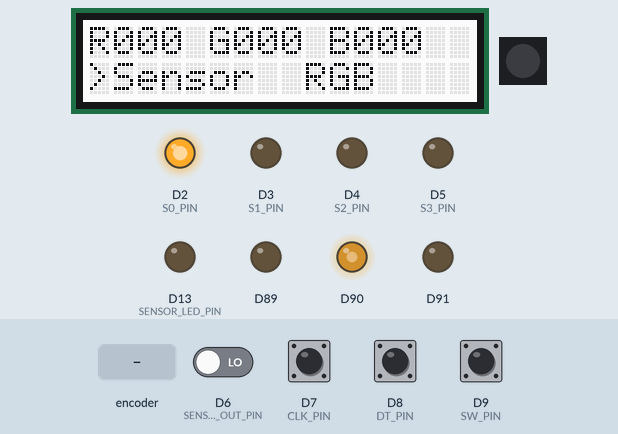
Simulated run of this sketch. Board: Arduino MKR. Shown: 16×2 character LCD, 1 RGB LEDs in strip order, left to right, output pins drawn as LEDs (lit = HIGH). The test bench sets the inputs (shaded band); at power-on: D7 (CLK_PIN), D8 (DT_PIN), D9 (SW_PIN) HIGH, D6 (SENSOR_OUT_PIN) LOW. Dim RGB values are drawn brighter than linear; WiFi joins after 1.5 s; servers stay silent unless stated; no MQTT or app messages arrive unless stated; not simulated (calls return 0 or success): arduino_secrets.h; what the sketch prints to the serial monitor is not drawn.

Above: at 5.8 s.
5.9 s: D9 (SW_PIN) pulled LOW for 0.15 s
At 6.33 s:
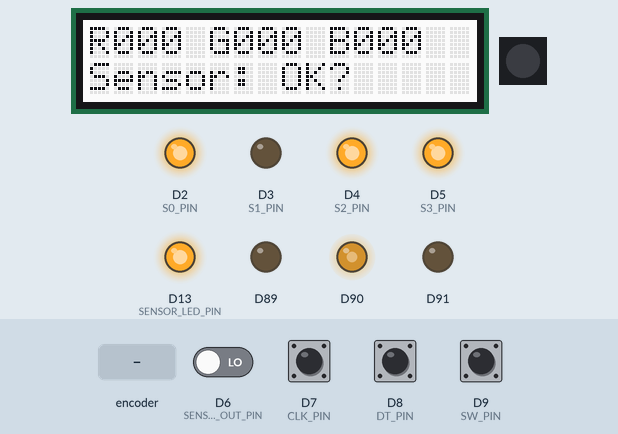
6.6 s: D9 (SW_PIN) pulled LOW for 1 s
At 7.7 s:
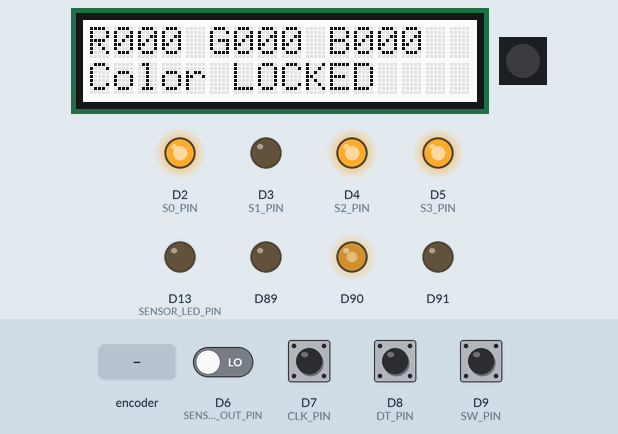
9.1 s: D9 (SW_PIN) pulled LOW for 0.15 s
At 10.0 s:
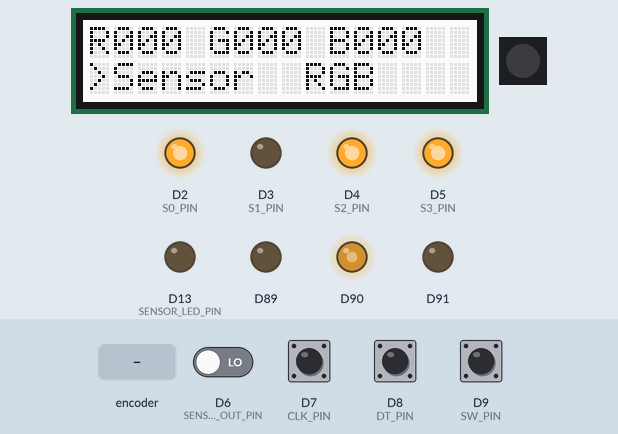
10.7 s: rotary encoder on D7 (CLK_PIN) / D8 (DT_PIN) turned 1 step (first pin leading)
At 11.2 s:
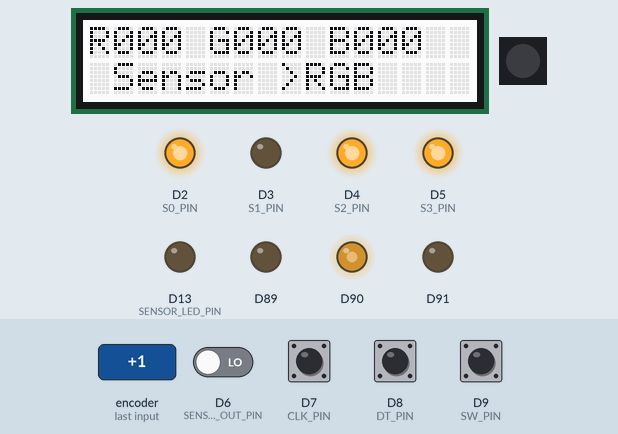
12.4 s: D9 (SW_PIN) pulled LOW for 3.2 s
At 13.8 s:
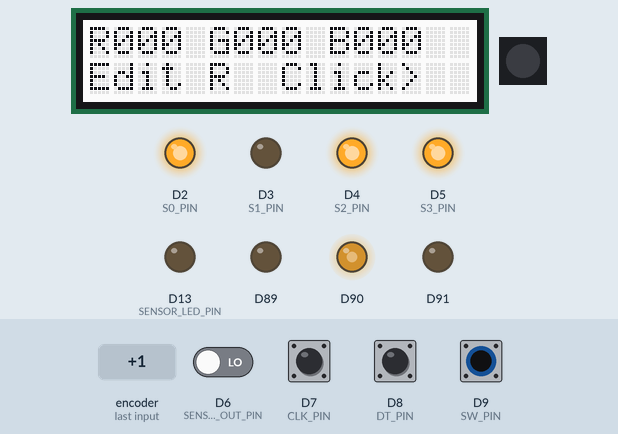
17.1 s: rotary encoder on D7 (CLK_PIN) / D8 (DT_PIN) turned 3 steps (first pin leading)
At 18.8 s:
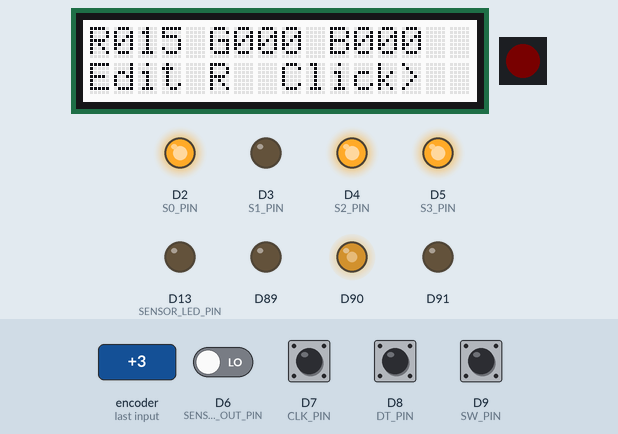
Timing chart, 0 to 20.2 s (numbered marks = the images above; inputs shaded):
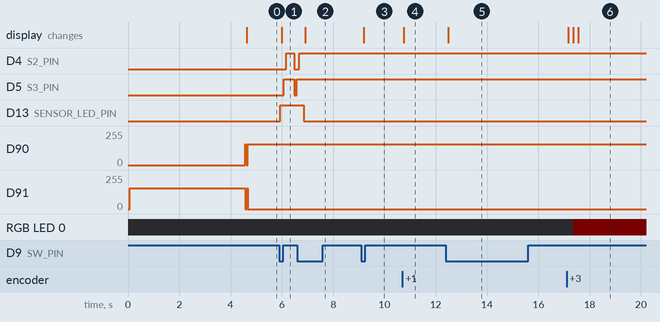

The sketch:

vespera_controller_v1.0.ino
```cpp
#include <Wire.h>
#include <DFRobot_RGBLCD1602.h>
#include <Adafruit_NeoPixel.h>
#include <SPI.h>
#include <WiFiNINA.h>
#include <PubSubClient.h>
#include "arduino_secrets.h"
#include <utility/wifi_drv.h>

// Hardware Setup and Global Variables

// TCS3200 Color Sensor
const int S0_PIN = 2;
const int S1_PIN = 3;
const int S2_PIN = 4;
const int S3_PIN = 5;
const int SENSOR_OUT_PIN = 6;

// Rotary Encoder
const int CLK_PIN = 7;
const int DT_PIN = 8;
const int SW_PIN = 9;

// WS2812 RGB LED
const int LED_PIN = 10;
const int LED_COUNT = 1;

// Sensor Fill Light
const int SENSOR_LED_PIN = 13;

// LCD Display
DFRobot_RGBLCD1602 lcd(0x60, 16, 2);

// WS2812 LED Object
Adafruit_NeoPixel pixel(
  LED_COUNT,
  LED_PIN,
  NEO_GRB + NEO_KHZ800
);

// Application States
enum AppState {
  MENU,
  SENSOR_PREVIEW,
  RGB_EDIT,
  COLOR_LOCKED
};

AppState state = MENU;

// Menu selection: 0 = Sensor Detection, 1 = Manual RGB
int menuSelection = 0;

// RGB adjustment selection: 0 = Red, 1 = Green, 2 = Blue, 3 = Confirm
int rgbSelection = 0;

// Current RGB color values
int R = 0;
int G = 0;
int B = 0;

// Locked RGB color values
int lockedR = 0;
int lockedG = 0;
int lockedB = 0;

// Rotary Encoder State
int lastCLK = HIGH;
int lastButtonReading = HIGH;
int stableButtonState = HIGH;

unsigned long lastButtonChangeTime = 0;
const unsigned long debounceMs = 35;

// Color Detection Parameters
const int SAMPLE_COUNT = 3;

const unsigned long sensorIntervalMs = 500;
unsigned long lastSensorReadTime = 0;

// Treat the color as dark when all three channel signals are weak
const unsigned long DARK_PULSE_THRESHOLD = 300;

// WiFi and MQTT Configuration
const char* ssid = SECRET_SSID;
const char* password = SECRET_PASS;
const char* ssid1 = SECRET_SSID1;
const char* password1 = SECRET_PASS1;

const char* mqtt_username = SECRET_MQTTUSER;
const char* mqtt_password = SECRET_MQTTPASS;

const char* mqtt_server = "mqtt.cetools.org";
const int mqtt_port = 1884;

// Create WiFi and MQTT client objects
WiFiClient wifiClient;
PubSubClient mqttClient(wifiClient);

// Update this with your allocated Vespera light ID
String lightId = "26";

// MQTT topic for the allocated Vespera light
String mqtt_topic = "student/CASA0014/luminaire/" + lightId;

// Unique MQTT client ID based on the device MAC address
String clientId = "";

// Vespera light configuration
const int num_leds = 72;
const int payload_size = num_leds * 3;

byte RGBpayload[payload_size];

// Set to true when a confirmed color needs to be published
bool pendingColorPublish = false;

// MQTT function declarations
void prepareMqttClient();
void serviceNetwork();
```

RGBLED.ino
```cpp
void toggleRGB() {
  // Red
  WiFiDrv::analogWrite(25, 255);
  WiFiDrv::analogWrite(26, 0);
  WiFiDrv::analogWrite(27, 0);
  delay(1000);

  // Green
  WiFiDrv::analogWrite(25, 0);
  WiFiDrv::analogWrite(26, 255);
  WiFiDrv::analogWrite(27, 0);
  delay(1000);

  // Blue
  WiFiDrv::analogWrite(25, 0);
  WiFiDrv::analogWrite(26, 0);
  WiFiDrv::analogWrite(27, 255);
  delay(1000);

  // Off
  WiFiDrv::analogWrite(25, 0);
  WiFiDrv::analogWrite(26, 0);
  WiFiDrv::analogWrite(27, 0);
  delay(1000);
}

void LedRed() {
  WiFiDrv::analogWrite(25, 155);
  WiFiDrv::analogWrite(26, 0);
  WiFiDrv::analogWrite(27, 0);
}

void LedGreen() {
  WiFiDrv::analogWrite(25, 0);
  WiFiDrv::analogWrite(26, 155);
  WiFiDrv::analogWrite(27, 0);
}

void LedBlue() {
  WiFiDrv::analogWrite(25, 0);
  WiFiDrv::analogWrite(26, 0);
  WiFiDrv::analogWrite(27, 155);
}
```

connections.ino
```cpp
// Connect wifi and print setup info
void startWifi() {
  LedBlue(); // Show Blue LED when looking for wifi
  Serial.print(F("Connecting to WiFi: "));
  Serial.println(ssid);

  // Check if the WiFi module is present
  if (WiFi.status() == WL_NO_MODULE) {
    Serial.println(F("Communication with WiFi module failed!"));
    while (true)
      ;
  }

  // Attempt to connect to WiFi network (non-infinite loop to prevent lockup)
  int attempts = 0;
  while (WiFi.status() != WL_CONNECTED && attempts < 5) {
    WiFi.begin(ssid, password);
    Serial.print(F("."));
    delay(3000);
    attempts++;
  }

  if (WiFi.status() == WL_CONNECTED) {
    Serial.println(F("\nWiFi connected!"));
    Serial.print(F("IP address: "));
    Serial.println(WiFi.localIP());
    LedGreen(); // Green for connected
  } else {
    Serial.println(F("\nWiFi connection failed, will retry in loop."));
    LedRed();
  }
}

// Handle reconnects to MQTT broker
void reconnectMQTT() {
  LedBlue();
  wifiClient.stop(); // Clean stale socket state before reconnecting

  if (!mqttClient.connected()) {
    Serial.println(F("Connecting to MQTT..."));
    if (mqttClient.connect(clientId.c_str(), mqtt_username, mqtt_password)) {
      Serial.println(F("connected"));
      LedGreen();
      // NOTE: As a pure publisher, do NOT subscribe to mqtt_topic to avoid echo traffic doubling
    } else {
      Serial.print(F("failed, rc="));
      Serial.print(mqttClient.state());
      Serial.println(F(" try again in 5 seconds"));
      LedRed();
      delay(5000);
    }
  }
}
```

functions.ino
```cpp
// Function Definitions

// Sensor Fill Light Control
void setSensorLight(bool enabled) {
  digitalWrite(
    SENSOR_LED_PIN,
    enabled ? HIGH : LOW
  );
}

// RGB LED Control
void showColor(int red, int green, int blue) {
  pixel.setPixelColor(
    0,
    pixel.Color(
      constrain(red, 0, 255),
      constrain(green, 0, 255),
      constrain(blue, 0, 255)
    )
  );

  pixel.show();
}

void showCurrentColor() {
  showColor(R, G, B);
}

void showLockedColor() {
  showColor(lockedR, lockedG, lockedB);
}

// LCD Display
void printLCDLine(int row, const char* message) {
  lcd.setCursor(0, row);
  lcd.print("                ");
  lcd.setCursor(0, row);
  lcd.print(message);
}

void updateLCD() {
  char line1[17];
  char line2[17];

  snprintf(
    line1,
    sizeof(line1),
    "R%03d G%03d B%03d",
    R, G, B
  );

  printLCDLine(0, line1);

  switch (state) {
    case MENU:
      if (menuSelection == 0) {
        snprintf(line2, sizeof(line2), ">Sensor  RGB");
      } else {
        snprintf(line2, sizeof(line2), " Sensor >RGB");
      }
      break;

    case SENSOR_PREVIEW:
      snprintf(line2, sizeof(line2), "Sensor: OK?");
      break;

    case RGB_EDIT:
      if (rgbSelection == 0) {
        snprintf(line2, sizeof(line2), "Edit R  Click>");
      } else if (rgbSelection == 1) {
        snprintf(line2, sizeof(line2), "Edit G  Click>");
      } else if (rgbSelection == 2) {
        snprintf(line2, sizeof(line2), "Edit B  Click>");
      } else {
        snprintf(line2, sizeof(line2), "Click to CONFIRM");
      }
      break;

    case COLOR_LOCKED:
      snprintf(line2, sizeof(line2), "Color LOCKED");
      break;
  }

  printLCDLine(1, line2);
}

// Read Sensor Pulse
unsigned long readPulse(int s2, int s3) {
  digitalWrite(S2_PIN, s2);
  digitalWrite(S3_PIN, s3);

  delayMicroseconds(300);

  return pulseIn(SENSOR_OUT_PIN, LOW, 30000);
}

// Sample Multiple Times and Calculate Average
unsigned long readAveragePulse(int s2, int s3) {
  unsigned long total = 0;
  int validSamples = 0;

  for (int i = 0; i < SAMPLE_COUNT; i++) {
    unsigned long pulse = readPulse(s2, s3);

    if (pulse > 0) {
      total += pulse;
      validSamples++;
    }
  }

  if (validSamples == 0) {
    return 0;
  }

  return total / validSamples;
}

// Update Detected Color
void setDetectedColor(int red, int green, int blue) {
  R = red;
  G = green;
  B = blue;
}

// Print Detection Result
void printDetectedColor(const char* name) {
  Serial.print("Detected color: ");
  Serial.println(name);
}

// Color Detection
bool readSensorRGB(int &red, int &green, int &blue) {
  // Read the red, blue, and green channels in sequence
  unsigned long redPulse =
    readAveragePulse(LOW, LOW);

  unsigned long bluePulse =
    readAveragePulse(LOW, HIGH);

  unsigned long greenPulse =
    readAveragePulse(HIGH, HIGH);

  Serial.println("--------------------");

  Serial.print("R pulse = ");
  Serial.println(redPulse);

  Serial.print("G pulse = ");
  Serial.println(greenPulse);

  Serial.print("B pulse = ");
  Serial.println(bluePulse);

  // Set the default output color to black
  red = 0;
  green = 0;
  blue = 0;

  setDetectedColor(0, 0, 0);

  // Check for invalid readings
  if (redPulse == 0 ||
      greenPulse == 0 ||
      bluePulse == 0) {
    printDetectedColor("UNKNOWN - BLACK");
    return true;
  }

  // Treat the color as dark when all three channel signals are weak
  if (redPulse >= DARK_PULSE_THRESHOLD &&
      greenPulse >= DARK_PULSE_THRESHOLD &&
      bluePulse >= DARK_PULSE_THRESHOLD) {
    printDetectedColor("DARK - BLACK");
    return true;
  }

  // A shorter pulse period indicates stronger detected light.
  // Use the reciprocal of each pulse period to estimate relative channel intensity.
  float rValue = 1.0f / redPulse;
  float gValue = 1.0f / greenPulse;
  float bValue = 1.0f / bluePulse;

  float total = rValue + gValue + bValue;

  // Prevent division by zero
  if (total <= 0.0f) {
    printDetectedColor("UNKNOWN - BLACK");
    return true;
  }

  // Convert relative intensity values to the 0-255 range
  red = constrain(
    (int)(rValue / total * 255.0f),
    0, 255
  );

  green = constrain(
    (int)(gValue / total * 255.0f),
    0, 255
  );

  blue = constrain(
    (int)(bValue / total * 255.0f),
    0, 255
  );

  // Update the current color
  setDetectedColor(red, green, blue);

  // Print the RGB values
  Serial.print("RGB = ");
  Serial.print(red);
  Serial.print(", ");
  Serial.print(green);
  Serial.print(", ");
  Serial.println(blue);

  // Identify the dominant color channel
  if (red > green && red > blue) {
    printDetectedColor("RED DOMINANT");
  } else if (green > red && green > blue) {
    printDetectedColor("GREEN DOMINANT");
  } else if (blue > red && blue > green) {
    printDetectedColor("BLUE DOMINANT");
  } else {
    printDetectedColor("MIXED COLOR");
  }

  return true;
}

// Enter the Selected Mode
void enterSelectedMode() {
  if (menuSelection == 0) {
    setSensorLight(true);

    state = SENSOR_PREVIEW;
    lastSensorReadTime = 0;

    Serial.println("Sensor preview mode");
    Serial.println("Sensor light ON");
  } else {
    setSensorLight(false);

    state = RGB_EDIT;
    rgbSelection = 0;

    Serial.println("Manual RGB mode");
    Serial.println("Sensor light OFF");
  }

  updateLCD();
}

// Lock the Current Color
void lockCurrentColor() {
  lockedR = R;
  lockedG = G;
  lockedB = B;

  state = COLOR_LOCKED;

  setSensorLight(false);

  showLockedColor();
  updateLCD();

  Serial.println("Color locked:");

  Serial.print("R = ");
  Serial.println(lockedR);

  Serial.print("G = ");
  Serial.println(lockedG);

  Serial.print("B = ");
  Serial.println(lockedB);

  Serial.println("Sensor light OFF");

  // Request MQTT publishing of the confirmed color
  pendingColorPublish = true;
}

// Handle Rotary Encoder Rotation
void handleRotation() {
  int currentCLK = digitalRead(CLK_PIN);

  if (lastCLK == HIGH && currentCLK == LOW) {
    int dt = digitalRead(DT_PIN);

    int step = (dt == HIGH) ? 5 : -5;

    switch (state) {
      case MENU:
        menuSelection += (step > 0) ? 1 : -1;

        if (menuSelection < 0) {
          menuSelection = 1;
        }

        if (menuSelection > 1) {
          menuSelection = 0;
        }

        updateLCD();
        break;

      case RGB_EDIT:
        if (rgbSelection == 0) {
          R = constrain(R + step, 0, 255);
        } else if (rgbSelection == 1) {
          G = constrain(G + step, 0, 255);
        } else if (rgbSelection == 2) {
          B = constrain(B + step, 0, 255);
        }

        showCurrentColor();
        updateLCD();
        break;

      case SENSOR_PREVIEW:
        // Rotation does not change the color in sensor detection mode
        break;

      case COLOR_LOCKED:
        // Rotation does not change the color while it is locked
        break;
    }
  }

  lastCLK = currentCLK;
}

// Handle Rotary Encoder Button
void handleButton() {
  int reading = digitalRead(SW_PIN);

  // Detect changes in the button reading
  if (reading != lastButtonReading) {
    lastButtonChangeTime = millis();
    lastButtonReading = reading;
  }

  // Debounce the button
  if (millis() - lastButtonChangeTime >= debounceMs) {
    if (reading != stableButtonState) {
      stableButtonState = reading;

      // INPUT_PULLUP: the button reads LOW when pressed
      if (stableButtonState == LOW) {
        Serial.println("Encoder button PRESSED");

        switch (state) {
          case MENU:
            enterSelectedMode();
            break;

          case SENSOR_PREVIEW:
            Serial.println("Confirm sensor color");
            lockCurrentColor();
            break;

          case RGB_EDIT:
            rgbSelection++;

            if (rgbSelection > 3) {
              lockCurrentColor();
            } else {
              updateLCD();
            }
            break;

          case COLOR_LOCKED:
            setSensorLight(false);

            state = MENU;
            updateLCD();

            Serial.println("Back to menu");
            break;
        }
      }
    }
  }
}
```

mainprogram.ino
```cpp
// Main Program

// Prepare the MQTT client and display the device information
void prepareMqttClient() {
  // Initialize the onboard RGB status LED on the MKR1010
  WiFiDrv::pinMode(25, OUTPUT); // R
  WiFiDrv::pinMode(26, OUTPUT); // G
  WiFiDrv::pinMode(27, OUTPUT); // B

  LedRed();

  // Generate a unique client ID using the device MAC address
  byte mac[6];
  WiFi.macAddress(mac);

  char macStr[18];

  snprintf(
    macStr,
    sizeof(macStr),
    "%02X%02X%02X%02X%02X%02X",
    mac[5],
    mac[4],
    mac[3],
    mac[2],
    mac[1],
    mac[0]
  );

  clientId = "MKR1010_Sender_" + String(macStr);

  Serial.print(F("Device Client ID: "));
  Serial.println(clientId);

  Serial.print(F("Publishing to topic: "));
  Serial.println(mqtt_topic);

  // Configure the MQTT broker
  mqttClient.setServer(mqtt_server, mqtt_port);
  mqttClient.setBufferSize(512);
  mqttClient.setKeepAlive(30);
}

// Check WiFi and MQTT connections and publish a confirmed color
void serviceNetwork() {
  // Reconnect to WiFi when disconnected
  if (WiFi.status() != WL_CONNECTED) {
    startWifi();
  }

  // Reconnect to MQTT when WiFi is available
  if (WiFi.status() == WL_CONNECTED &&
      !mqttClient.connected()) {
    reconnectMQTT();
  }

  // Keep the MQTT connection alive
  mqttClient.loop();

  // Publish the confirmed RGB color when connected
  if (pendingColorPublish &&
      mqttClient.connected()) {

    send_colour_to_all(
      lockedR,
      lockedG,
      lockedB
    );

    pendingColorPublish = false;

    Serial.println(F("Confirmed color published to Vespera."));
  }
}

// System Initialization
void setup() {
  Serial.begin(115200);

  // Initialize the TCS3200 color sensor
  pinMode(S0_PIN, OUTPUT);
  pinMode(S1_PIN, OUTPUT);
  pinMode(S2_PIN, OUTPUT);
  pinMode(S3_PIN, OUTPUT);
  pinMode(SENSOR_OUT_PIN, INPUT);

  // Set the sensor output frequency scaling to 20%
  digitalWrite(S0_PIN, HIGH);
  digitalWrite(S1_PIN, LOW);

  // Initialize the sensor fill light and keep it OFF at startup
  pinMode(SENSOR_LED_PIN, OUTPUT);
  setSensorLight(false);

  // Initialize the rotary encoder
  pinMode(CLK_PIN, INPUT_PULLUP);
  pinMode(DT_PIN, INPUT_PULLUP);
  pinMode(SW_PIN, INPUT_PULLUP);

  lastCLK = digitalRead(CLK_PIN);
  lastButtonReading = digitalRead(SW_PIN);
  stableButtonState = lastButtonReading;

  // Initialize the LCD
  Wire.begin();
  lcd.init();
  lcd.setRGB(255, 255, 255);

  // Initialize the WS2812 RGB LED
  pixel.begin();
  pixel.setBrightness(50);
  pixel.clear();
  pixel.show();

  // Prepare the WiFi and MQTT client
  prepareMqttClient();

  // Connect to WiFi
  startWifi();

  // Update the initial display
  updateLCD();

  Serial.println("RGB and TCS3200 controller ready");
  Serial.println("Basic RGB recognition enabled");
  Serial.println("WS2812 initialized OFF");
  Serial.println("Sensor light OFF at startup");
}

// Main Loop
void loop() {
  // Check WiFi and MQTT connections
  serviceNetwork();

  // Continuously check the rotary encoder and its button
  handleRotation();
  handleButton();

  // Read the color only in sensor detection mode
  if (state == SENSOR_PREVIEW) {
    if (millis() - lastSensorReadTime >= sensorIntervalMs) {
      lastSensorReadTime = millis();

      int sensorR = 0;
      int sensorG = 0;
      int sensorB = 0;

      if (readSensorRGB(sensorR, sensorG, sensorB)) {
        R = sensorR;
        G = sensorG;
        B = sensorB;

        showCurrentColor();
        updateLCD();
      }
    }
  }
}

// Sets all 72 Vespera LEDs to the given RGB color and publishes it to MQTT
void send_colour_to_all(int r, int g, int b) {
  if (mqttClient.connected()) {
    for (int led = 0; led < num_leds; led++) {
      RGBpayload[led * 3 + 0] =
        (byte)constrain(r, 0, 255);

      RGBpayload[led * 3 + 1] =
        (byte)constrain(g, 0, 255);

      RGBpayload[led * 3 + 2] =
        (byte)constrain(b, 0, 255);
    }

    boolean published = mqttClient.publish(
      mqtt_topic.c_str(),
      RGBpayload,
      payload_size
    );

    if (published) {
      Serial.print(F("Published RGB: "));
      Serial.print(r);
      Serial.print(F(", "));
      Serial.print(g);
      Serial.print(F(", "));
      Serial.println(b);
    } else {
      Serial.println(F("MQTT publish failed."));
    }
  } else {
    Serial.println(F("MQTT client not connected, cannot publish."));
  }
}

// Turns all 72 Vespera LEDs off
void send_all_off() {
  send_colour_to_all(0, 0, 0);
}
```

Measured:
- after the input at 5.9 s, D4 (S2_PIN): LOW → HIGH after 0.27 s, → LOW 0.32 s later; D5 (S3_PIN): LOW → HIGH after 0.18 s, → LOW 0.41 s later, → HIGH 0.09 s later; D13 (SENSOR_LED_PIN): LOW → HIGH at once; the display: changes after 0.09 s (image 1)
- after the input at 6.6 s, D4 (S2_PIN): goes on until 6.7 s, then stays HIGH; D5 (S3_PIN): stops changing and stays HIGH; D13 (SENSOR_LED_PIN): HIGH → LOW after 0.25 s; the display: changes after 0.31 s (image 2)
- after the input at 9.1 s, the display: changes after 0.09 s (image 3)
- after the input at 10.7 s, the display: changes after 0.06 s (image 4)
- after the input at 12.4 s, the display: changes after 0.09 s (image 5)
- after the input at 17.1 s, RGB LED 0: off → RGB(1, 0, 0) after 0.26 s, → RGB(2, 0, 0) 0.20 s later; the display: first changes after 0.06 s (image 6 shows a later state)
